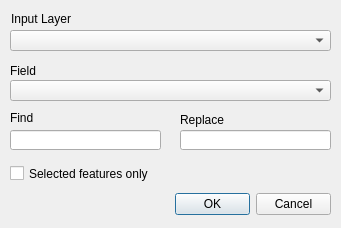
<?xml version="1.0" encoding="UTF-8"?>
<ui version="4.0">
 <class>hcmgis_find_replace_form</class>
 <widget class="QDialog" name="hcmgis_find_replace_form">
  <property name="windowModality">
   <enum>Qt::ApplicationModal</enum>
  </property>
  <property name="enabled">
   <bool>true</bool>
  </property>
  <property name="geometry">
   <rect>
    <x>0</x>
    <y>0</y>
    <width>341</width>
    <height>228</height>
   </rect>
  </property>
  <property name="mouseTracking">
   <bool>false</bool>
  </property>
  <property name="windowTitle">
   <string>Find and Replace</string>
  </property>
  <widget class="QLabel" name="LblChar">
   <property name="geometry">
    <rect>
     <x>10</x>
     <y>110</y>
     <width>151</width>
     <height>16</height>
    </rect>
   </property>
   <property name="text">
    <string>Find</string>
   </property>
  </widget>
  <widget class="QDialogButtonBox" name="BtnOKCancel">
   <property name="geometry">
    <rect>
     <x>175</x>
     <y>189</y>
     <width>156</width>
     <height>31</height>
    </rect>
   </property>
   <property name="standardButtons">
    <set>QDialogButtonBox::Cancel|QDialogButtonBox::Ok</set>
   </property>
  </widget>
  <widget class="QLabel" name="LblInput">
   <property name="geometry">
    <rect>
     <x>11</x>
     <y>11</y>
     <width>321</width>
     <height>16</height>
    </rect>
   </property>
   <property name="text">
    <string>Input Layer</string>
   </property>
  </widget>
  <widget class="QgsMapLayerComboBox" name="CboInput">
   <property name="geometry">
    <rect>
     <x>10</x>
     <y>30</y>
     <width>321</width>
     <height>21</height>
    </rect>
   </property>
  </widget>
  <widget class="QLabel" name="LblOutput_2">
   <property name="geometry">
    <rect>
     <x>10</x>
     <y>63</y>
     <width>321</width>
     <height>16</height>
    </rect>
   </property>
   <property name="text">
    <string>Field</string>
   </property>
  </widget>
  <widget class="QgsFieldComboBox" name="CboField">
   <property name="geometry">
    <rect>
     <x>10</x>
     <y>80</y>
     <width>321</width>
     <height>21</height>
    </rect>
   </property>
  </widget>
  <widget class="QLineEdit" name="LinFind">
   <property name="geometry">
    <rect>
     <x>10</x>
     <y>130</y>
     <width>151</width>
     <height>20</height>
    </rect>
   </property>
  </widget>
  <widget class="QLabel" name="LblChar_2">
   <property name="geometry">
    <rect>
     <x>180</x>
     <y>110</y>
     <width>151</width>
     <height>20</height>
    </rect>
   </property>
   <property name="text">
    <string>Replace</string>
   </property>
  </widget>
  <widget class="QLineEdit" name="LinReplace">
   <property name="geometry">
    <rect>
     <x>180</x>
     <y>130</y>
     <width>151</width>
     <height>20</height>
    </rect>
   </property>
  </widget>
  <widget class="QCheckBox" name="ChkSelectedFeaturesOnly">
   <property name="geometry">
    <rect>
     <x>10</x>
     <y>165</y>
     <width>321</width>
     <height>17</height>
    </rect>
   </property>
   <property name="text">
    <string>Selected features only</string>
   </property>
  </widget>
 </widget>
 <customwidgets>
  <customwidget>
   <class>QgsFieldComboBox</class>
   <extends>QComboBox</extends>
   <header>qgis.gui</header>
  </customwidget>
  <customwidget>
   <class>QgsMapLayerComboBox</class>
   <extends>QComboBox</extends>
   <header>qgis.gui</header>
  </customwidget>
 </customwidgets>
 <resources/>
 <connections>
  <connection>
   <sender>BtnOKCancel</sender>
   <signal>accepted()</signal>
   <receiver>hcmgis_find_replace_form</receiver>
   <slot>accept()</slot>
   <hints>
    <hint type="sourcelabel">
     <x>251</x>
     <y>272</y>
    </hint>
    <hint type="destinationlabel">
     <x>169</x>
     <y>143</y>
    </hint>
   </hints>
  </connection>
  <connection>
   <sender>BtnOKCancel</sender>
   <signal>rejected()</signal>
   <receiver>hcmgis_find_replace_form</receiver>
   <slot>reject()</slot>
   <hints>
    <hint type="sourcelabel">
     <x>251</x>
     <y>272</y>
    </hint>
    <hint type="destinationlabel">
     <x>169</x>
     <y>143</y>
    </hint>
   </hints>
  </connection>
 </connections>
</ui>
